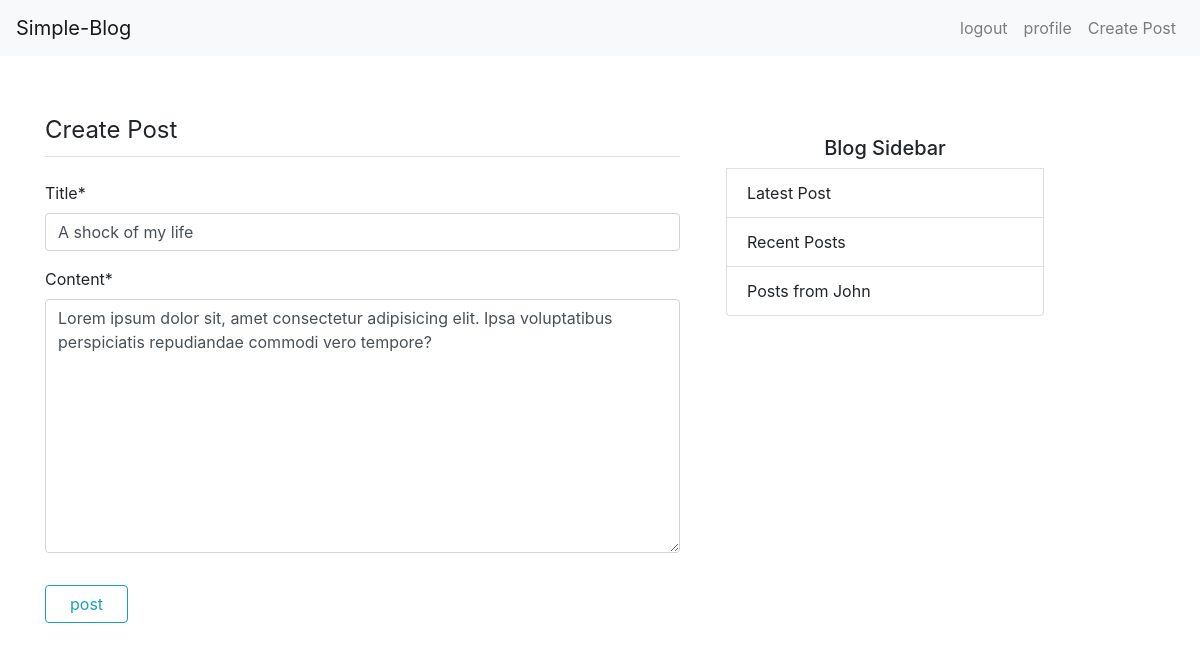
Page /post/2/update/ (signed in) on the committed database.
### blog/models.py (models this page shows, shortened)
class Post(models.Model):
    title = models.CharField(max_length=100)
    content = models.TextField()
    date_posted = models.DateTimeField(default=timezone.now)
    author = models.ForeignKey(User, on_delete=models.CASCADE)

### blog/views.py (the view, shortened to what this page needs)
# urls.py: path('post/<int:pk>/update/', PostUpdateView.as_view(),name = "update-post"),
class PostUpdateView(UserPassesTestMixin,LoginRequiredMixin,UpdateView):
    model = Post
    template_name = "blog/post_form.html"
    fields = ['title','content']
    def test_func(self):
        post =self.get_object()
        if self.request.user == post.author:
            return True
        else:
            return False

### blog/templates/blog/post_form.html (shortened to what this page needs)
{% extends "blog/base.html"%}
{% load crispy_forms_tags%}
{% block content%}
    <form action="" method="POST">
        <fieldset class="form-group">
            <legend class="border-bottom mb-4 pb-2">Create Post</legend>
            {{form|crispy}}
        </fieldset>
        <button type="submit" class="btn btn-outline-info px-4">post</button>
    </form>
{% endblock content%}

### rows in the picture
Post: title "A shock of my life", content "Lorem ipsum dolor sit, amet consectetur adipisicing elit. Ipsa voluptatibus perspiciatis repudiandae commodi vero tempore?"
